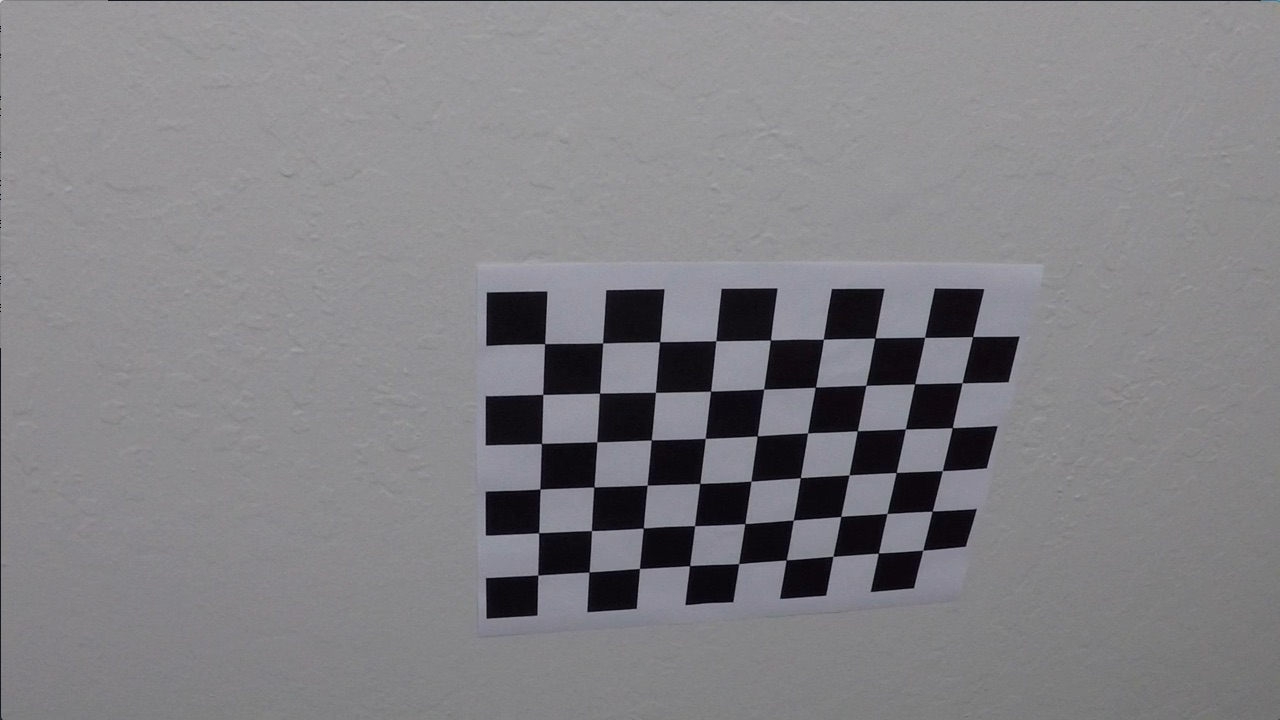
#> input picture camera_cal/calibration10.jpg, 1280 x 720 px; its folder holds only this picture in this run
$ jupyter execute --allow-errors advanced-lane-finding.ipynb   (older library calls are emulated)
#> lines starting #> are read from the running program, lines starting #| are printed output that depends on the picture; after the words box and inside, x2 and y2 are one past the last pixel; in counts of white or black regions, pixels touching at a corner belong together
# Self-Driving Car Engineer Nanodegree

## Project: Advanced Lane Line Finding on the Road

***

## Overview
In this project, overall goal is to create a software pipeline to identify the lane boundaries in a video recorded from a front-facing camera on a car.

## Goals / Steps
The goals / steps of this project are the following:

* Compute the camera calibration matrix and distortion coefficients given a set of chessboard images.
* Apply a distortion correction to raw images.
* Use color transforms, gradients, etc., to create a thresholded binary image.
* Apply a perspective transform to rectify binary image ("birds-eye view").
* Detect lane pixels and fit to find the lane boundary.
* Determine the curvature of the lane and vehicle position with respect to center.
* Warp the detected lane boundaries back onto the original image.
* Output visual display of the lane boundaries and numerical estimation of lane curvature and vehicle position.
***

## Import Packages

[cell 1]
import cv2
import glob
import matplotlib.pyplot as plt
import numpy as np
from moviepy.editor import VideoFileClip

## Camera Calibration

[cell 2]
def camera_calibration(imgs,nx=9,ny=6):
    #prepare object points
#> called with nx = 9, ny = 6
    objp = np.zeros((nx*ny,3),np.float32)
    objp[:,:2] = np.mgrid[0:nx,0:ny].T.reshape(-1,2)
    # Arrays to store object points and image points from all the images.
    objpoints = [] #3d points in real world space
    imgpoints = [] #2d points in image plane

    for files in imgs:
        img = cv2.imread(files)
#> img is the input picture: shape (720, 1280, 3); mean B, G, R 133.1, 129.4, 130.2
        gray = cv2.cvtColor(img,cv2.COLOR_BGR2GRAY)
        #find chessboard corners
        ret,corners = cv2.findChessboardCorners(gray,(nx,ny),None)
#> ret = True; corners = 54 rows, first 8: [545.3, 343.1], [602.7, 342.8], [660.1, 341.3], [715.8, 340.7], [770.6, 340], [823.5, 339.2], [874.3, 338.5], [925.1, 337.4]
        if ret == True:
            objpoints.append(objp)
            imgpoints.append(corners)

    if len(objpoints)> 0:
        ret,mtx,dist,rvecs,tvecs = cv2.calibrateCamera(objpoints,imgpoints,gray.shape[::-1],None,None)
#> ret = 0.68; mtx = [[1143.7, 0, 681.7], [0, 1109.2, 367.7], [0, 0, 1]]; dist = [[-0.515, 2.99, -0.00876, 0.00937, 1.41]]; rvecs = ([0.451, -0.252, 0.0361],); tvecs = ([-2.31, -0.422, 19.12],)
        print('Camera Calibraion Successful!')
    else:
        ret,mtx,dist,rvecs,tvecs = None,None,None,None,None
        print('Camera Calibarion Unsuccessful!')
    return ret,mtx,dist,rvecs,tvecs

[cell 3]
# Get calibration coefficient using calibration function and images
images = glob.glob('./camera_cal/calibration*.jpg')
ret, mtx, dist, rvecs, tvecs = camera_calibration(images)
#> ret = 0.68; dist = [[-0.515, 2.99, -0.00876, 0.00937, 1.41]]; rvecs = ([0.451, -0.252, 0.0361],); tvecs = ([-2.31, -0.422, 19.12],)
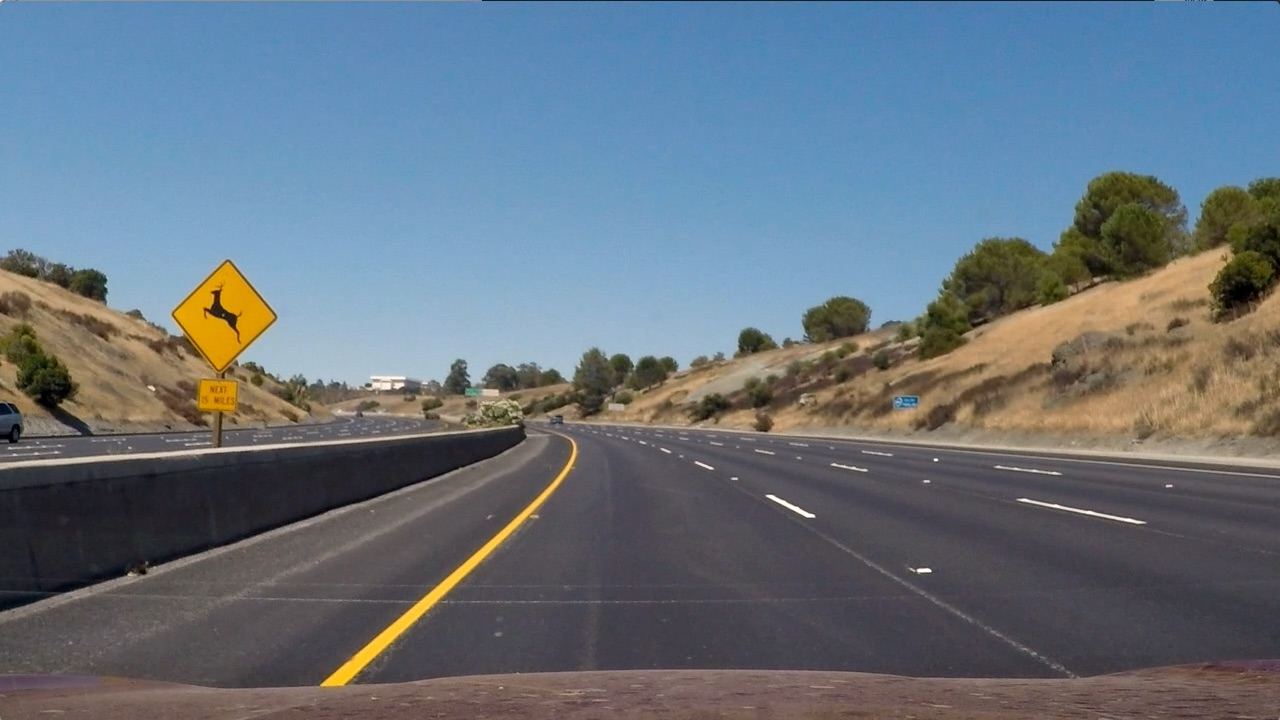
#> input picture test_images/test2.jpg, 1280 x 720 px
#> further down, image is the input picture: shape (720, 1280, 3); mean B, G, R 125.5, 114.6, 102.8

[cell 4]
# Test image and undistorted image using calibration coefficient
test_img = cv2.imread('./camera_cal/calibration1.jpg')
#> (the rest of this cell did not finish here and is left out)

## Color transform & Gradient

[cell 5]
def calculate_gradient(image,kernel_size):
    sobelx = cv2.Sobel(image,cv2.CV_64F,1,0,ksize=kernel_size)
    sobely = cv2.Sobel(image,cv2.CV_64F,0,1,ksize=kernel_size)
    return sobelx,sobely

def apply_mask(sobel,threshold):
#> called with threshold = (50, 150)
    scaled_sobel = np.uint8(255*sobel/np.max(sobel))
    binary = apply_non_scaled_mask(scaled_sobel,threshold)
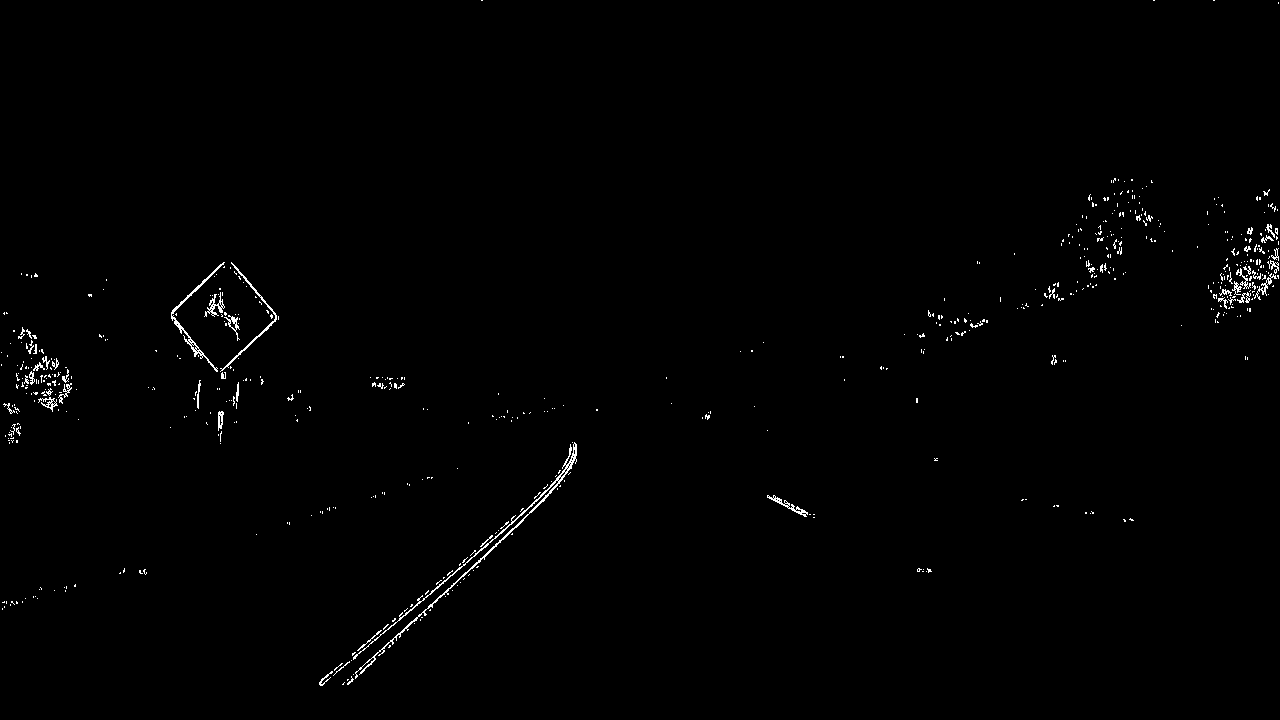
#> binary: shape (720, 1280); values 0 (black) and 1 (white), 0.71% white in thin lines or dots
    return binary

def apply_non_scaled_mask(sobel,threshold):
    binary = np.zeros_like(sobel)
    binary[(sobel>=threshold[0])&(sobel<=threshold[1])] = 1
    return binary
def abs_sobel_thresh(image,orient='x',threshold=(0,255)):

    if orient=='x':
        sobel = np.absolute(cv2.Sobel(image,cv2.CV_64F,1,0))
    elif orient =='y':
        sobel = np.absolute(cv2.Sobel(image,cv2.CV_64F,0,1))
    else:
        raise"Invalid value for orient:{}".format(orient)
    binary = apply_mask(sobel,threshold=threshold)
#> in apply_mask (call 2), `binary = apply_non_scaled_mask(scaled_sobel,threshold)`: binary: shape (720, 1280); values 0 (black) and 1 (white), 0.92% white in thin lines or dots
    return binary

def mag_thresh(img,sobel_ksize=3,threshold=(0,255)):
#> called with sobel_ksize = 3, threshold = (20, 100)
    sobelx, sobely = calculate_gradient(img,sobel_ksize)
    magxy = np.sqrt(sobelx**2+sobely**2)
    binary = apply_mask(magxy,threshold=threshold)
#> in apply_mask (call 3), `binary = apply_non_scaled_mask(scaled_sobel,threshold)`: binary: shape (720, 1280); values 0 (black) and 1 (white), 4.8% white in thin lines or dots
    return binary

def dir_thresh(img,sobel_ksize=3,threshold=(0,np.pi/2)):
#> called with sobel_ksize = 3, threshold = (0, 1.57)
    sobelx, sobely = calculate_gradient(img,sobel_ksize)
    direction = np.arctan2(np.absolute(sobelx),np.absolute(sobely))
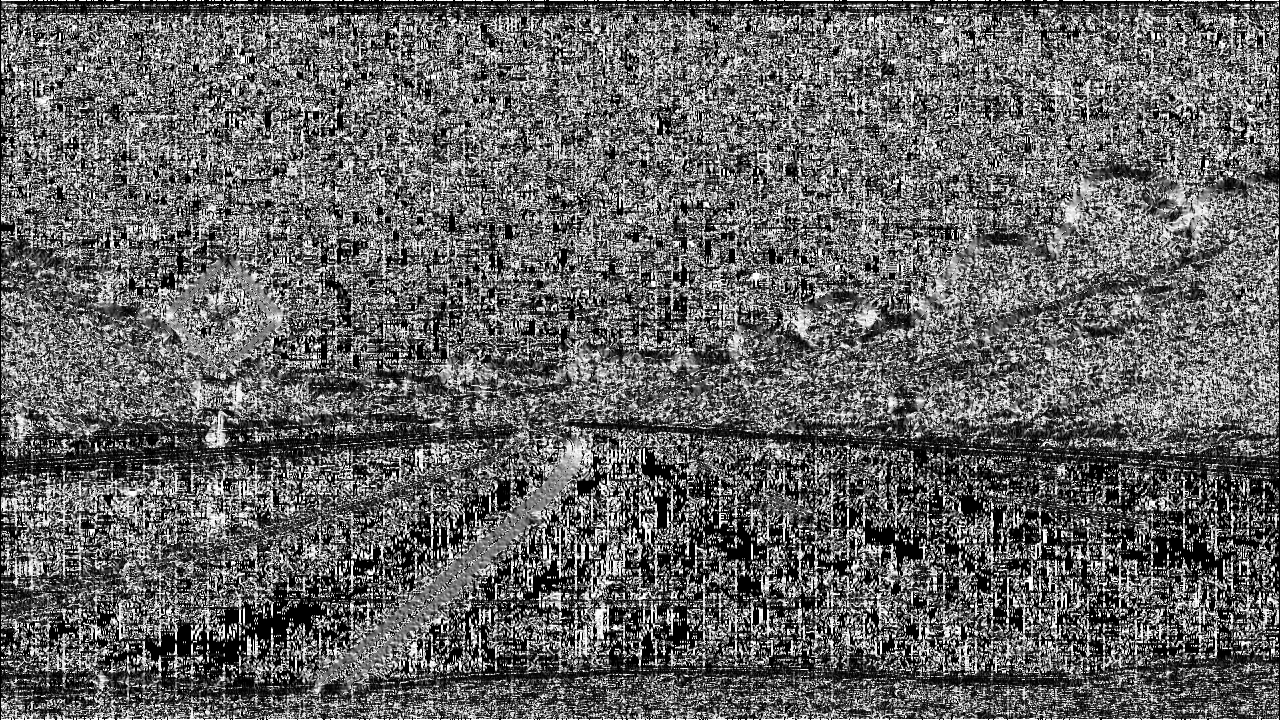
#> direction: shape (720, 1280) float64; min 0, max 1.57, mean 0.62; drawn with min black and max white
    binary = apply_non_scaled_mask(direction,threshold=threshold)
#> binary: shape (720, 1280) float64; every value is 1
    return binary

[cell 6]
def edge_detection(image):

    #get R channel from BGR image
    #r_channel = image[:,:,2]
    #convert image to HLS space
    hls = cv2.cvtColor(image,cv2.COLOR_BGR2HLS).astype(np.float)
    #get s channel
    s_channel = hls[:,:,2]
    #S channel generally does good job on detecting lane edges. However, since
    # R channel sometimes do better job on detecting white lanes, we will combine R and S channel
    # for detecting lane
    zeros = np.zeros((image.shape[:2]),dtype='uint8')
    #rs = cv2.merge([zeros,r_channel,s_channel])
    # get gradient mask
    abs_grad_x = abs_sobel_thresh(s_channel,orient='x',threshold=(50,150))
    abs_grad_y = abs_sobel_thresh(s_channel,orient='y',threshold=(50,150))
    mag_grad = mag_thresh(s_channel,threshold=(20,100))
    dir_grad = dir_thresh(s_channel,threshold=(0,np.pi/2))
    grad_mask = np.zeros_like(s_channel)
    grad_mask[((abs_grad_x==1)&(abs_grad_y==1))|((mag_grad==1)&(dir_grad==1))]=1
    color_mask= apply_non_scaled_mask(s_channel,threshold=(170,255))
#> color_mask: shape (720, 1280) float64; values 0 (black) and 1 (white), 1.5% white; 262 white regions (217 under 20 px), largest, box (x1, y1, x2, y2) and area: (173, 264, 273, 372) 5666, (321, 444, 576, 686) 2915, (197, 379, 238, 426) 1204
    return s_channel, color_mask, grad_mask
def color_binary(image):
    rs,color_mask,grad_mask = edge_detection(image)
#> grad_mask: shape (720, 1280) float64; values 0 (black) and 1 (white), 5% white; 1095 white regions (915 under 20 px), largest, box (x1, y1, x2, y2) and area: (781, 168, 1182, 342) 6471, (0, 255, 305, 464) 6398, (318, 438, 581, 690) 5052
    binary = np.dstack((np.zeros_like(rs),color_mask,grad_mask))
#> binary: shape (720, 1280, 3) float64
    return binary

def combined_binary(image):
    rs,color_mask,grad_mask = edge_detection(image)
    binary = np.zeros_like(grad_mask)
    binary[(color_mask==1)|(grad_mask==1)]=1
    return binary

[cell 7]
for image in glob.glob('test_images/test*.jpg'):
    image = cv2.imread(image)
    edges = color_binary(image)
    stack = combined_binary(image)
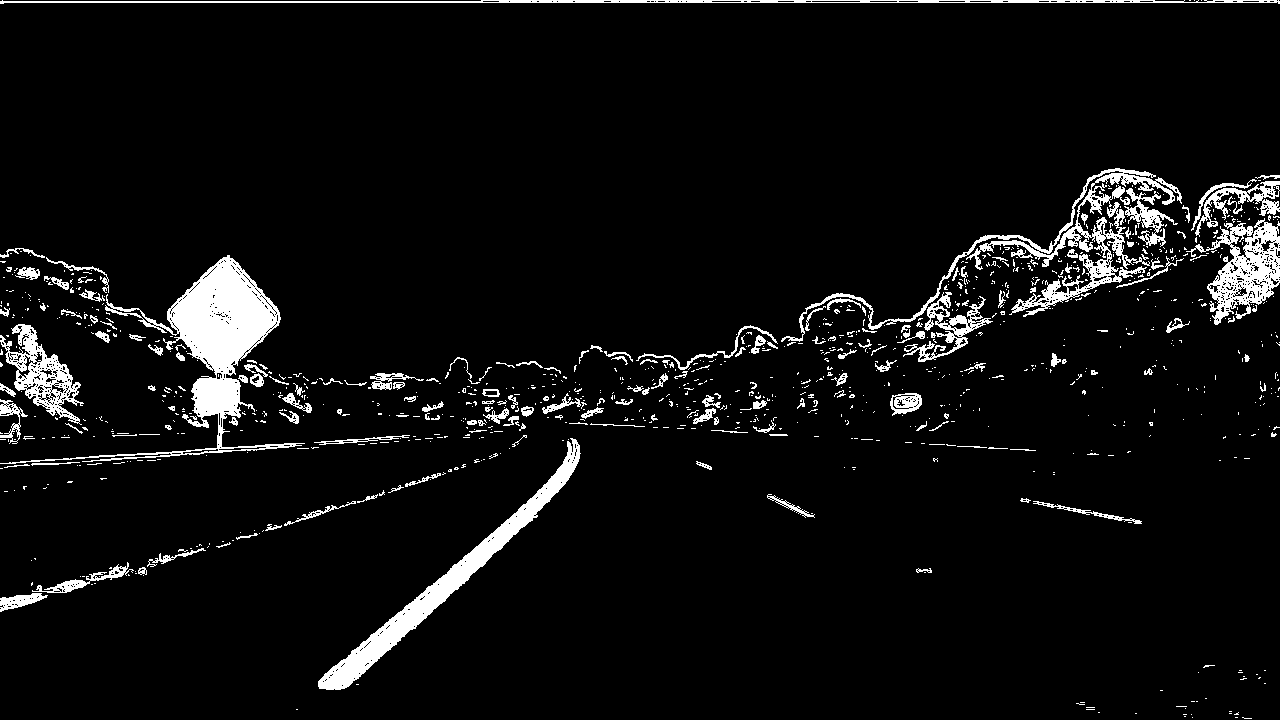
#> stack: shape (720, 1280) float64; values 0 (black) and 1 (white), 5.8% white; 1030 white regions (855 under 20 px), largest, box (x1, y1, x2, y2) and area: (0, 255, 305, 464) 11111, (318, 438, 581, 690) 6688, (781, 168, 1182, 342) 6524

    f, (x1, x2, x3) = plt.subplots(1, 3, figsize=(24, 9))
    x1.axis('off')
    x1.imshow(image)
    x1.set_title('Original', fontsize=20)

    x2.axis('off')
    x2.imshow(edges)
    x2.set_title('Edges', fontsize=20)

    x3.axis('off')
    x3.imshow(stack)
    x3.set_title('Stacked', fontsize=20)
#> figure, not shown here; B, G, R data is drawn as R, G, B

[cell 8]
image = cv2.imread('test_images/test2.jpg')
edges = color_binary(image)
stack = combined_binary(image)

[cell 9]
print(image.shape)
#| (720, 1280, 3)
